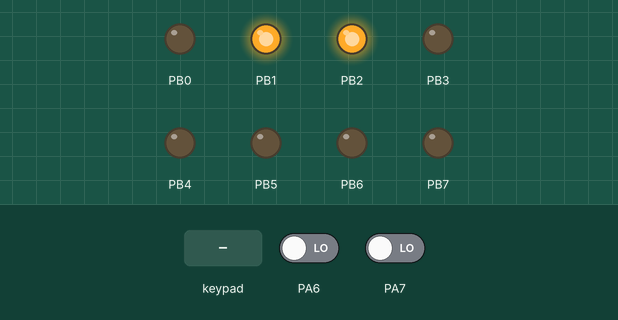
Bench run of a program on a simulated ATmega32, built with avr-gcc and emulated at 8 MHz. Shown: output pins drawn as LEDs (lit = HIGH). Wiring (inferred from the names in the program): 3×3 keypad with keys 1 2 3 4 5 6 7 8 9: rows PA0, PA1, PA2; columns PA3, PA4, PA5. The inputs (shaded band) are chosen by the test bench; at power-on: PA6 LOW, PA7 LOW. Pins used as bus, display or sensor lines are not drawn.

Above: at 1.2 s.
1.3 s: key '1' pressed
At 2.6 s:
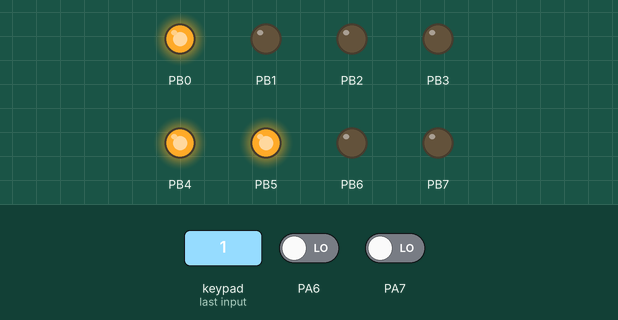
2.9 s: keypad keys 1 2 pressed 0.4 s apart
At 4.4 s:
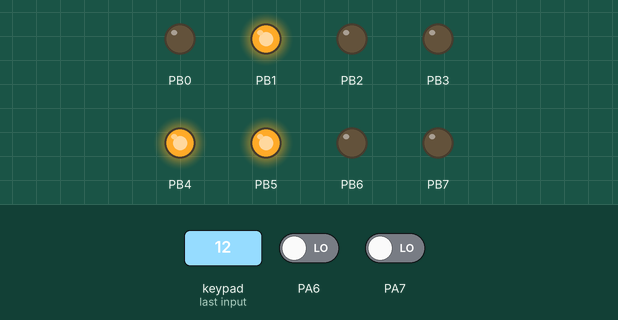
5.2 s: key '3' pressed
At 5.9 s:
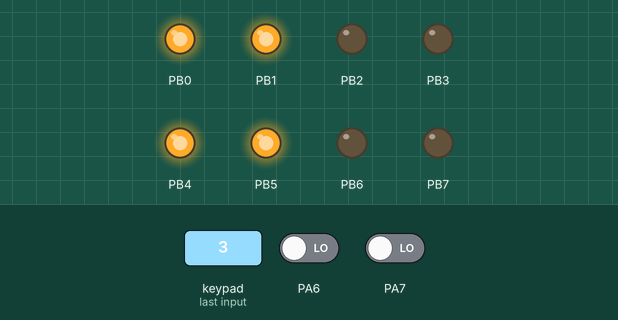
6.8 s: keypad keys 2 5 pressed 0.4 s apart
At 8.6 s:
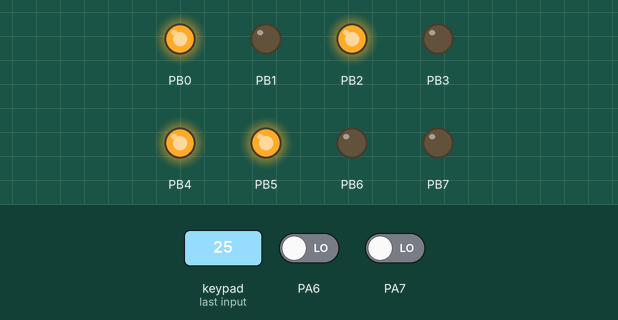
9.1 s: key '4' pressed
At 10.0 s:
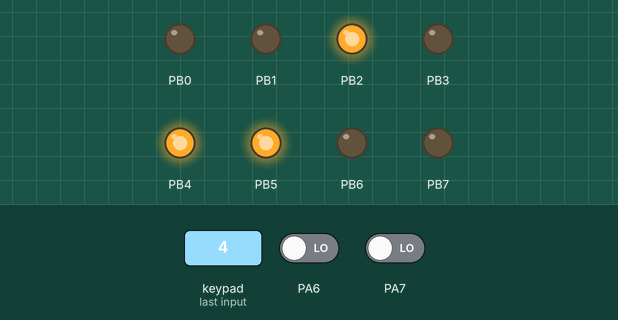
10.7 s: key '6' pressed
At 11.3 s:
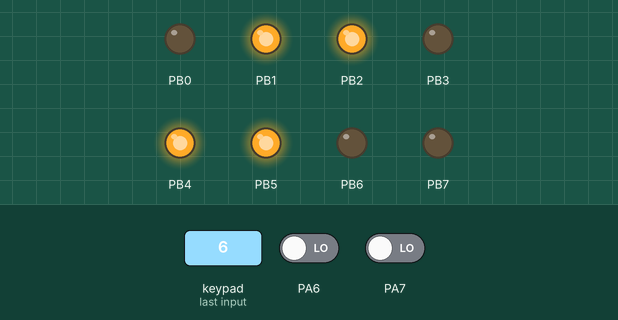
Timing chart, 0 to 13.3 s (numbered marks = the images above; inputs shaded):
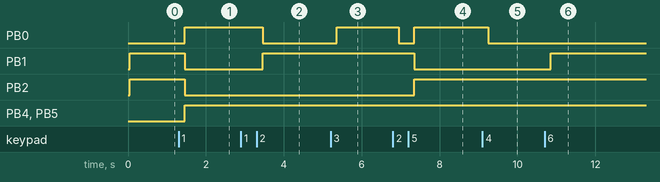

Measured:
- after the input at 1.3 s, PB0, PB4, PB5: LOW → HIGH after 0.16 s; PB1, PB2: HIGH → LOW after 0.16 s
- after the input at 2.9 s, PB0: HIGH → LOW after 0.56 s; PB1: LOW → HIGH after 0.56 s
- after the input at 5.2 s, PB0: LOW → HIGH after 0.16 s
- after the input at 6.8 s, PB0: HIGH → LOW after 0.16 s, → HIGH 0.40 s later; PB1: HIGH → LOW after 0.56 s; PB2: LOW → HIGH after 0.56 s
- after the input at 9.1 s, PB0: HIGH → LOW after 0.16 s
- after the input at 10.7 s, PB1: LOW → HIGH after 0.16 s

The program:

main.c
```c
/*
 * main.c
 *
 *  Created on: Jul 29, 2025
 *      Author: hesham
 */
#include "../Inc/HAL/LCD/LCD_Interface.h"
#include "../Inc/HAL/KPD/KPD_Interface.h"
#include <util/delay.h>
void main()
{
	hLCD_Init();
	hKPD_Init();
	uint8_t Button =0xFF;
	//	hLCD_SendChar('A');
//	hLCD_MoveCursor(1,4);
//	hLCD_SendString((uint8_t * )"NTI");
//	hLCD_MoveCursor(2,0);
//	hLCD_SendString((uint8_t * )"Group 8");


	while(1)
	{
		Button=hKPD_GetButton();
		if(Button!=0xFF )
		{
			hLCD_SendChar(Button);

		}
	}
}
```

KPD_Interface.h
```c
/*
 * KPD_Interface.h
 *
 *  Created on: Jul 29, 2025
 *      Author: hesham
 */

#ifndef INC_HAL_KPD_KPD_INTERFACE_H_
#define INC_HAL_KPD_KPD_INTERFACE_H_
#include <stdint.h>

/*KPD_Config.h */
#include "../../MCAL/DIO/DIO_Interface.h"
#define KPD_Row    3
#define KPD_Coloum 3

#define KPD_R0Group    GroupA
#define KPD_R1Group    GroupA
#define KPD_R2Group    GroupA
#define KPD_R0Pin      Pin0
#define KPD_R1Pin      Pin1
#define KPD_R2Pin      Pin2

#define KPD_C0Group    GroupA
#define KPD_C1Group    GroupA
#define KPD_C2Group    GroupA

#define KPD_C0Pin      Pin3
#define KPD_C1Pin      Pin4
#define KPD_C2Pin      Pin5


#define Pressed      0
#define NotPressed   1

void hKPD_Init();
uint8_t hKPD_GetButton();

#endif /* INC_HAL_KPD_KPD_INTERFACE_H_ */
```

LCD_Interface.h
```c
/*
 * LCD_Interface.h
 *
 *  Created on: Jul 29, 2025
 *      Author: hesham
 */

#ifndef INC_HAL_LCD_LCD_INTERFACE_H_
#define INC_HAL_LCD_LCD_INTERFACE_H_
#include "../../MCAL/DIO/DIO_Interface.h"

#include <stdint.h>
/**
 * ClearDisplay  -> 0x01 -> 1.53ms
 * fontSize
 * 	 0 0 1 DL N F 0 0
 * 	 	DL: Data Length : (Mode 8bit mode or 4bit mode )
 * 	 		8BitMode = 1
 * 	 		4BitMode = 0
 * 	 	N : No Of Display
 * 	 		1 Line  = 0
 * 	 		2 Line  = 1
 * 	 	F: Font
 * 	 		5*8     = 0
 * 	 		5*11    = 1
 * 	 0 0 1 1 1 0 0 0 -> 0x38 -> 39us
 *
 * DisplayOn OF
 * 	 0 0 0 0  1 D C B
 * 	 	D-> Display On Or Display Off
 * 	 	 Display Off = 0
 * 	 	 Display On  = 1
 * 	   C-> Cursor On or Cursor Off
 * 	   	Cursor Off  = 0
 * 	   	Cursor On   = 1
 * 	   B -> Blink
 * 	   	Blink Off - 0
 * 	   	Blink on  - 1
 *
 * 	 0000 1110 -> 0x0E -> 39us
 *
 * 	Entry Mode Set
 * 	   ID -> Right SHift
 * 	   S  -> No Screen Shifiting
 * 	    0000 0 1 1 0 -> 0x06
 *
 */
/*Configuration -> Specific File (LCD_Config.h)*/
//      LCD Pin        MC Pin
#define LCD_RSGroup    GroupD
#define LCD_RWGroup    GroupD
#define LCD_EGroup     GroupD
#define LCD_DataGroup  GroupB

#define LCD_RSPin      Pin0
#define LCD_RWPin      Pin1
#define LCD_EPin       Pin2

//void hLCD_SendCommand(uint8_t Command,uint8_t RSGroup,uint8_t RSPin,uint8_t RWGroup,uint8_t RWPin,uint8_t EGroup,uint8_t EPin, uint8_t DataGroup);
void hLCD_SendCommand(uint8_t Command); //
void hLCD_SendChar(uint8_t Character);
void hLCD_Init();
void hLCD_SendString(uint8_t Str[]);
void hLCD_SendNumber(uint32_t Number);//Task1
void hLCD_StoreSpecialChar(uint8_t *Pattern , uint8_t Location);//Task2
void hLCD_MoveCursor(uint8_t Line ,uint8_t Digit);

#endif /* INC_HAL_LCD_LCD_INTERFACE_H_ */
```

KPD_Program.c
```c
/*
 * KPD_Program.c
 *
 *  Created on: Jul 29, 2025
 *      Author: hesham
 */


#include "../../../Inc/MCAL/DIO/DIO_Interface.h"
#include "../../../Inc/BitMath.h"
#include "../../../Inc/HAL/KPD/KPD_Interface.h"
#include <util/delay.h>
static uint8_t KPD_ColoumGroup[KPD_Coloum]={KPD_C0Group,KPD_C1Group,KPD_C2Group};
static uint8_t KPD_ColoumPin[KPD_Coloum]={KPD_C0Pin,KPD_C1Pin,KPD_C2Pin};

static uint8_t KPD_RowGroup[KPD_Row]={KPD_R0Group,KPD_R1Group,KPD_R2Group};
static uint8_t KPD_RowPin[KPD_Row]={KPD_R0Pin,KPD_R1Pin,KPD_R2Pin};


static uint8_t KPDName[KPD_Row][KPD_Coloum]=
{
		{'1','2','3'},//R0
		{'4','5','6'},//R1
		{'7','8','9'},//R2
};


void hKPD_Init()
{
	//Set Dirction
	mDIO_ChangeDirectionForPin(KPD_R0Group,KPD_R0Pin,DIO_Input);
	mDIO_ChangeDirectionForPin(KPD_R1Group,KPD_R1Pin,DIO_Input);
	mDIO_ChangeDirectionForPin(KPD_R2Group,KPD_R2Pin,DIO_Input);

	//Enable Pull
	mDIO_WriteValueForPin(KPD_R0Group,KPD_R0Pin,DIO_High);
	mDIO_WriteValueForPin(KPD_R1Group,KPD_R1Pin,DIO_High);
	mDIO_WriteValueForPin(KPD_R2Group,KPD_R2Pin,DIO_High);

	//Set Direction for Coloum
	mDIO_ChangeDirectionForPin(KPD_C0Group,KPD_C0Pin,DIO_Output);
	mDIO_ChangeDirectionForPin(KPD_C1Group,KPD_C1Pin,DIO_Output);
	mDIO_ChangeDirectionForPin(KPD_C2Group,KPD_C2Pin,DIO_Output);

	//Set Dafulat Value for Coloum
	mDIO_WriteValueForPin(KPD_C0Group,KPD_C0Pin,DIO_High);
	mDIO_WriteValueForPin(KPD_C1Group,KPD_C1Pin,DIO_High);
	mDIO_WriteValueForPin(KPD_C2Group,KPD_C2Pin,DIO_High);

}
uint8_t hKPD_GetButton()
{
	int8_t ButtonState = -1 ;
	for(uint8_t C = 0 ; C <KPD_Coloum;C++)
	{
		mDIO_WriteValueForPin(KPD_ColoumGroup[C],KPD_ColoumPin[C],DIO_Low);
		for(uint8_t R = 0 ; R<KPD_Row;R++)
		{
				ButtonState=mDIO_ReadValueFromPin(KPD_RowGroup[R],KPD_RowPin[R]);
				if(ButtonState==Pressed)
				{
					mDIO_WriteValueForPin(KPD_ColoumGroup[C],KPD_ColoumPin[C],DIO_High);
					_delay_ms(150);
					return KPDName[R][C];
				}
		}
		mDIO_WriteValueForPin(KPD_ColoumGroup[C],KPD_ColoumPin[C],DIO_High);
	}
	return 0xFF;
}
```

LCD_Program.c
```c
/*
 * LCD_Program.c
 *
 *  Created on: Jul 29, 2025
 *      Author: hesham
 */

#include "../../../Inc/MCAL/DIO/DIO_Interface.h"
#include "../../../Inc/HAL/LCD/LCD_Interface.h"
#include "../../../Inc/BitMath.h"
#include <util/delay.h>
void hLCD_Init()
{
	// Set Dirtection
	mDIO_ChangeDirectionForPin(LCD_RSGroup,LCD_RSPin,DIO_Output);
	mDIO_ChangeDirectionForPin(LCD_RWGroup,LCD_RWPin,DIO_Output);
	mDIO_ChangeDirectionForPin(LCD_EGroup,LCD_EPin,DIO_Output);
	//	mDIO_ChangeDirectionforGroup(LCD_DataGroup,DIO_Output); 0000 0001
	mDIO_ChangeDirectionforGroup(LCD_DataGroup,0xFF);

	/*Initaliaztion 8Bit Mode */
	//Delay More Than 30ms
	_delay_ms(35);
	// Function Set
	hLCD_SendCommand(0x38);
	//Delay More than 39us -> 1ms
	_delay_ms(1);
	//Display ON/OFF Control
	hLCD_SendCommand(0x0E);
	//Delay More than 39us -> 1ms
	_delay_ms(1);
	//Display Clear
	hLCD_SendCommand(0x01);
	//Delay More than 1.53ms ->2ms
	_delay_ms(2);
	//	Entry Mode Set
	hLCD_SendCommand(0x06);
	_delay_ms(1);


}
void hLCD_SendCommand(uint8_t Command)
{
	// RS -> 0
	mDIO_WriteValueForPin(LCD_RSGroup,LCD_RSPin,DIO_Low);
	// RW -> 0
	mDIO_WriteValueForPin(LCD_RWGroup,LCD_RWPin,DIO_Low);
	// E  -> 1
	mDIO_WriteValueForPin(LCD_EGroup,LCD_EPin,DIO_High);
	// UpdateCommand
	mDIO_WriteValueForGroup(LCD_DataGroup,Command);
	// E  -> 0
	mDIO_WriteValueForPin(LCD_EGroup,LCD_EPin,DIO_Low);
}

void hLCD_SendChar(uint8_t Character)
{
	//	RS ->1
	mDIO_WriteValueForPin(LCD_RSGroup,LCD_RSPin,DIO_High);
	//RW -> 0
	mDIO_WriteValueForPin(LCD_RWGroup,LCD_RWPin,DIO_Low);
	// E -1
	mDIO_WriteValueForPin(LCD_EGroup,LCD_EPin,DIO_High);
	//Updata data
	mDIO_WriteValueForGroup(LCD_DataGroup,Character);
	//E - 0
	mDIO_WriteValueForPin(LCD_EGroup,LCD_EPin,DIO_Low);

}

//void hLCD_SendString(uint8_t Str[], uint8_t size)
//{
//	if(Str!=NULL)
//	{
//		for(uint8_t Count=0; Count<size;Count++)
//		{
//			hLCD_SendChar(Str[Count]);
//		}
//	}
//}

void hLCD_SendString(uint8_t Str[])
{
	uint8_t Index = 0 ;
	if(Str!=NULL)
	{
		while(Str[Index]!=NULLChar)
		{
			hLCD_SendChar(Str[Index]);
			Index++;
		}
	}
}


#define FirstLine 1
#define SecondeLine 2
#define FirstLineAddress  0x00
#define SecondeLineAddress  0x40
#define SetDDRAMCommand     0x80


void hLCD_MoveCursor(uint8_t Line ,uint8_t Digit)
{
	// Need know How Sent to LCD Move in DDRM
	// Line Option
	 // Line1 : Address For Line 1 = 0x00
     // Line2 : Address for Line 2 = 0x40

	uint8_t DDRAM_Address = 0 ;
	switch(Line)
	{
	case 1 :  DDRAM_Address = 0x00 + Digit ;break;
	case 2 :  DDRAM_Address = 0x40 + Digit ;break;
	default:
			break;
	}
//		DDRAM_Address -> Bit7 =1 ;
//	Command   1 A6 A5 A4 A3 A2 A1 A0
//	SetBit(DDRAM_Address,7);
//	hLCD_SendCommand(DDRAM_Address);

//	DDRAM_Address => 	0x09  0 0 0 0 1 0 0 1
//						0x80  1 0 0 0 0 0 0 0
//						--------------------------
//	                          1 0 0 0 1 0 0 1

//	DDRAM_Address => 	0x09  0 0 0 0 1 0 0 1
//						128   1 0 0 0 0 0 0 0
//						--------------------------
//	                          1 0 0 0 1 0 0 1


	hLCD_SendCommand(128+DDRAM_Address);
//	hLCD_SendCommand(0x80+DDRAM_Address);
//	hLCD_SendCommand(0x80|DDRAM_Address);
	_delay_ms(1);
}
```

BitMath.h
```c
/*
 * BitMath.h
 *
 *  Created on: Jul 28, 2025
 *      Author: hesham
 */

#ifndef BITMATH_H_
#define BITMATH_H_

#define SetBit(Reg,No)    Reg|=(1<<No)  // Reg= Reg|(1<<No)
#define ClearBit(Reg,No)  Reg&=~(1<<No)
#define GetBit(Reg,No)    ((Reg>>No)&1)


#define NULL    (void *)0
#define NULLChar   '\0'

#endif /* BITMATH_H_ */
```

DIO_Interface.h
```c
/*
 * DIO_Interface.h
 *
 *  Created on: Jul 28, 2025
 *      Author: hesham
 */

#ifndef DIO_INTERFACE_H_
#define DIO_INTERFACE_H_

#include <stdint.h>

#define GroupA   1
#define GroupB   2
#define GroupC   3
#define GroupD   4

#define Pin0       0
#define Pin1       1
#define Pin2       2
#define Pin3       3
#define Pin4       4
#define Pin5       5
#define Pin6       6
#define Pin7       7


#define DIO_Input  0
#define DIO_Output 1

#define DIO_Low    0
#define DIO_High   1

void mDIO_ChangeDirectionForPin(uint8_t GroupName , uint8_t PinNumber , uint8_t DirectionState);
void mDIO_WriteValueForPin(uint8_t GroupName ,  uint8_t PinNumber , uint8_t OutputType);
uint8_t mDIO_ReadValueFromPin(uint8_t  GroupName, uint8_t PinNumber);


void mDIO_ChangeDirectionforGroup(uint8_t GroupName , uint8_t DirecationValue);
void mDIO_WriteValueForGroup(uint8_t GroupName ,  uint8_t OutputValue);
uint8_t mDIO_ReadValueFromGroup(uint8_t  GroupName);


#endif /* DIO_INTERFACE_H_ */
```

NTI_Atmega32Register.h
```c
/*
 * NTI_Atmega32Register.h
 *
 *  Created on: Jul 28, 2025
 *      Author: hesham
 */

#ifndef NTI_ATMEGA32REGISTER_H_
#define NTI_ATMEGA32REGISTER_H_
#include <stdint.h>
/*Direction DIO*/
#define DDRA_Reg *((volatile uint8_t*)0x3A)
#define DDRB_Reg *((volatile uint8_t*)0x37)
#define DDRC_Reg *((volatile uint8_t*)0x34)
#define DDRD_Reg *((volatile uint8_t*)0x31)

/*Output DIO*/
#define PORTA_Reg *((volatile uint8_t*)0x3B)
#define PORTB_Reg *((volatile uint8_t*)0x38)
#define PORTC_Reg *((volatile uint8_t*)0x35)
#define PORTD_Reg *((volatile uint8_t*)0x32)

/*Input DIO*/
#define PINA_Reg *((volatile uint8_t*)0x39)
#define PINB_Reg *((volatile uint8_t*)0x36)
#define PINC_Reg *((volatile uint8_t*)0x33)
#define PIND_Reg *((volatile uint8_t*)0x30)


//#define SREG_Reg 					*((volatile uint8_t *)0x5F)
//#define SPH_Reg 					*((volatile uint8_t *)0x5E)
//#define SPL_Reg 					*((volatile uint8_t *)0x5D)
//#define _Reg 						*((volatile uint8_t *)0x)
//#define _Reg 						*((volatile uint8_t *)0x)
//#define _Reg 						*((volatile uint8_t *)0x)
//#define _Reg 						*((volatile uint8_t *)0x)
//#define _Reg *((volatile uint8_t *)0x)
//#define _Reg *((volatile uint8_t *)0x)
//#define _Reg *((volatile uint8_t *)0x)
//#define _Reg *((volatile uint8_t *)0x)
//#define _Reg *((volatile uint8_t *)0x)
//#define OSCCAL_Reg *((volatile uint8_t *)0x51)
//#define OCDR_Reg *((volatile uint8_t *)0x51)
//#define _Reg *((volatile uint8_t *)0x)
//#define _Reg *((volatile uint8_t *)0x)
//#define _Reg *((volatile uint8_t *)0x)
//#define _Reg *((volatile uint8_t *)0x)
//#define _Reg *((volatile uint8_t *)0x)
//#define _Reg *((volatile uint8_t *)0x)
//#define _Reg *((volatile uint8_t *)0x)
//#define _Reg *((volatile uint8_t *)0x)
//#define _Reg *((volatile uint8_t *)0x)
//#define _Reg *((volatile uint8_t *)0x)
//#define _Reg *((volatile uint8_t *)0x)
//#define _Reg *((volatile uint8_t *)0x)
//#define _Reg *((volatile uint8_t *)0x)
//#define _Reg *((volatile uint8_t *)0x)
//#define _Reg *((volatile uint8_t *)0x)
//#define _Reg *((volatile uint8_t *)0x)
//#define _Reg *((volatile uint8_t *)0x)
//#define _Reg *((volatile uint8_t *)0x)
//#define _Reg *((volatile uint8_t *)0x)
//#define _Reg *((volatile uint8_t *)0x)
//#define _Reg *((volatile uint8_t *)0x)
//#define _Reg *((volatile uint8_t *)0x)
//#define _Reg *((volatile uint8_t *)0x)
//#define _Reg *((volatile uint8_t *)0x)
//#define _Reg *((volatile uint8_t *)0x)
//#define _Reg *((volatile uint8_t *)0x)
//#define _Reg *((volatile uint8_t *)0x)
//#define _Reg *((volatile uint8_t *)0x)
//#define _Reg *((volatile uint8_t *)0x)
//#define _Reg *((volatile uint8_t *)0x)
//#define _Reg *((volatile uint8_t *)0x)
//#define _Reg *((volatile uint8_t *)0x)
//
//
//
//
//
//


#endif /* NTI_ATMEGA32REGISTER_H_ */
```

DIO_Program.c
```c
/*
 * DIO_Program.c
 *
 *  Created on: Jul 28, 2025
 *      Author: hesham
 */


#include "../../../Inc/MCAL/DIO/DIO_Interface.h"
#include "../../../Inc/BitMath.h"

#include "../../../Inc/MCAL/NTI_Atmega32Register.h"

void mDIO_ChangeDirectionForPin(uint8_t GroupName , uint8_t PinNumber , uint8_t DirectionState)
{
	if(PinNumber>= Pin0 && PinNumber <=Pin7)
	{
		if (DirectionState==DIO_Output)
		{
			switch(GroupName)
			{
			case GroupA: SetBit(DDRA_Reg,PinNumber);break;
			case GroupB: SetBit(DDRB_Reg,PinNumber);break;
			case GroupC: SetBit(DDRC_Reg,PinNumber);break;
			case GroupD: SetBit(DDRD_Reg,PinNumber);break;
			default :  // GroupName Outof Rang
				break;
			}
		}
		else if (DirectionState==DIO_Input)
		{
			switch(GroupName)
			{
			case GroupA: ClearBit(DDRA_Reg ,PinNumber);break;
			case GroupB: ClearBit(DDRB_Reg,PinNumber);break;
			case GroupC: ClearBit(DDRC_Reg,PinNumber);break;
			case GroupD: ClearBit(DDRD_Reg,PinNumber);break;
			default :  // GroupName Outof Rang
				break;
			}
		}
		else
		{
			//DirectionState NotVaild
		}
	}
	else
	{
		// Pin Number Outof Range
	}

}
void mDIO_WriteValueForPin(uint8_t GroupName ,  uint8_t PinNumber , uint8_t OutputType)
{
	//	Task2
	if(PinNumber>= Pin0 && PinNumber <=Pin7)
	{
		if (OutputType==DIO_Output)
		{
			switch(GroupName)
			{
			case GroupA: SetBit(PORTA_Reg,PinNumber);break;
			case GroupB: SetBit(PORTB_Reg,PinNumber);break;
			case GroupC: SetBit(PORTC_Reg,PinNumber);break;
			case GroupD: SetBit(PORTD_Reg,PinNumber);break;
			default :  // GroupName Outof Rang
				break;
			}
		}
		else if (OutputType==DIO_Input)
		{
			switch(GroupName)
			{
			case GroupA: ClearBit(PORTA_Reg ,PinNumber);break;
			case GroupB: ClearBit(PORTB_Reg,PinNumber);break;
			case GroupC: ClearBit(PORTC_Reg,PinNumber);break;
			case GroupD: ClearBit(PORTD_Reg,PinNumber);break;
			default :  // GroupName Outof Rang
				break;
			}
		}
		else
		{
			//DirectionState NotVaild
		}
	}
	else
	{
		// Pin Number Outof Range
	}
}
uint8_t mDIO_ReadValueFromPin(uint8_t  GroupName, uint8_t PinNumber)
{
	// Task3
	uint8_t InputValue ;
	if(PinNumber>= Pin0 && PinNumber <=Pin7)
	{
		switch(GroupName)
		{
		case GroupA:InputValue=GetBit(PINA_Reg ,PinNumber);break;
		case GroupB:InputValue=GetBit(PINB_Reg,PinNumber);break;
		case GroupC:InputValue=GetBit(PINC_Reg,PinNumber);break;
		case GroupD:InputValue=GetBit(PIND_Reg,PinNumber);break;
		default :  // GroupName Outof Rang
			break;
		}
	}
	return  InputValue;
}


void mDIO_ChangeDirectionforGroup(uint8_t GroupName , uint8_t DirecationValue)
{
	//Task 4 // DDR
	if(DirecationValue>=0x00 && DirecationValue<=0xFF)
	{
		switch(GroupName)
		{
		case GroupA: DDRA_Reg=DirecationValue;break;
		case GroupB: DDRB_Reg=DirecationValue;break;
		case GroupC: DDRC_Reg=DirecationValue;break;
		case GroupD: DDRD_Reg=DirecationValue;break;
		default: // GroupName Not Vaild
			break ;
		}
	}
	else
	{
		// Output value out of Range
	}


}
void mDIO_WriteValueForGroup(uint8_t GroupName ,  uint8_t OutputValue)
{
	if(OutputValue>=0x00 && OutputValue<=0xFF)
	{
		switch(GroupName)
		{
		case GroupA: PORTA_Reg=OutputValue;break;
		case GroupB: PORTB_Reg=OutputValue;break;
		case GroupC: PORTC_Reg=OutputValue;break;
		case GroupD: PORTD_Reg=OutputValue;break;
		default: // GroupName Not Vaild
			break ;
		}
	}
	else
	{
		// Output value out of Range
	}

}
uint8_t mDIO_ReadValueFromGroup(uint8_t  GroupName)
{
	// Task 5
	// Task3
	uint8_t InputValue ;
	switch(GroupName)
	{
	case GroupA:InputValue=PINA_Reg;break;
	case GroupB:InputValue=PINB_Reg;break;
	case GroupC:InputValue=PINC_Reg;break;
	case GroupD:InputValue=PIND_Reg;break;
	default :  // GroupName Outof Rang
		break;
	}
	return InputValue;

}
```
